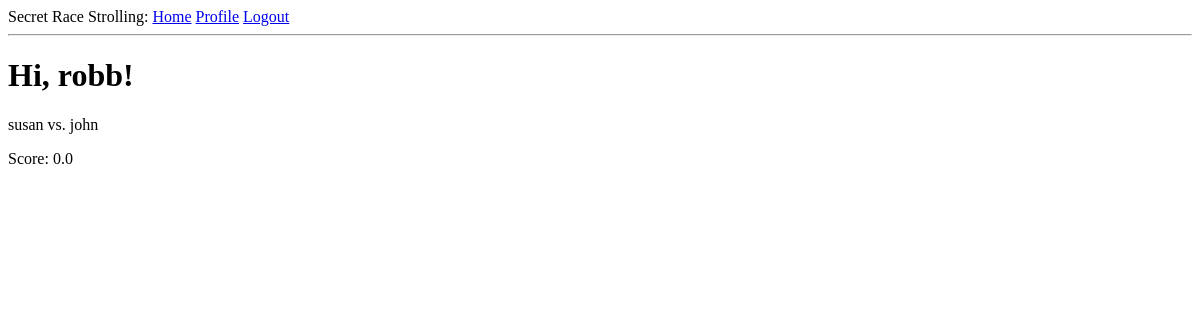
Before: /index (signed in) with the older database file.
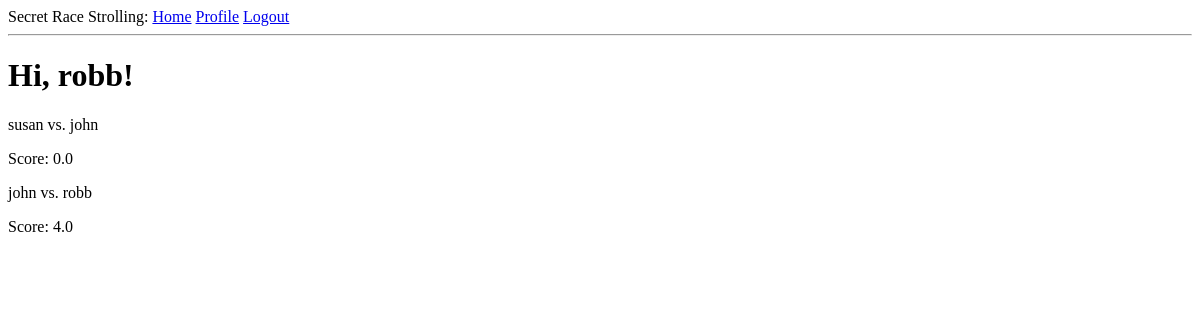
After: the same page with the newer database file.
### app/models.py (models this page shows, shortened)
class User(UserMixin, db.Model):
    id = db.Column(db.Integer, primary_key=True)
    username = db.Column(db.String(64), index=True, unique=True)
    email = db.Column(db.String(96), index=True, unique=True)
    password_hash = db.Column(db.String(102))
    attacks = db.relationship(
        "MatchResult",
        backref="attacker",
        foreign_keys="MatchResult.attacker_id",
        lazy="dynamic",
    )
    defenses = db.relationship(
        "MatchResult",
        backref="defender",
        foreign_keys="MatchResult.defender_id",
        lazy="dynamic",
    )

class MatchResult(db.Model):
    id = db.Column(db.Integer, primary_key=True)
    timestamp = db.Column(db.DateTime, index=True, default=datetime.utcnow)
    attacker_id = db.Column(db.Integer, db.ForeignKey("user.id"))
    defender_id = db.Column(db.Integer, db.ForeignKey("user.id"))
    attacker_score = db.Column(db.Float, default=0.0)

### app/routes.py (the view)
@app.route("/")
@app.route("/index")
@login_required
def index():
    matches = MatchResult.query.all()
    return render_template("index.html", title="Home", matches=matches)

### app/models.py (called while the page is built)
@login.user_loader
def load_user(id):
    return User.query.get(int(id))

### app/templates/index.html
{% extends "base.html" %}
{% block content %}
<h1>
    Hi, {{ current_user.username }}!
</h1>
{% for match in matches %}
<div>
    <p>
        {{ match.attacker.username }} vs. {{ match.defender.username }}
    </p>
    <p>
        Score: {{match.attacker_score}}
    </p>
</div>
{% endfor %}
{% endblock %}

### app/templates/base.html (shortened to what this page needs)
<!doctype html>
<html>
  <head>
  </head>
  <body>
    <div>Secret Race Strolling:
      <a href="{{ url_for('index') }}">Home</a>
      {% if current_user.is_anonymous %}
      <a href="{{ url_for('login') }}">Login</a>
      {% else %}
      <a href="{{ url_for('user', username=current_user.username) }}">Profile</a>
      <a href="{{ url_for('logout') }}">Logout</a>
      {% endif %}
    </div>
    <hr>
    {% block content %}{% endblock %}
  </body>
</html>

Changed rows visible on the page:
added MatchResult: attacker.username "john", defender.username "robb", attacker_score "4.0"
